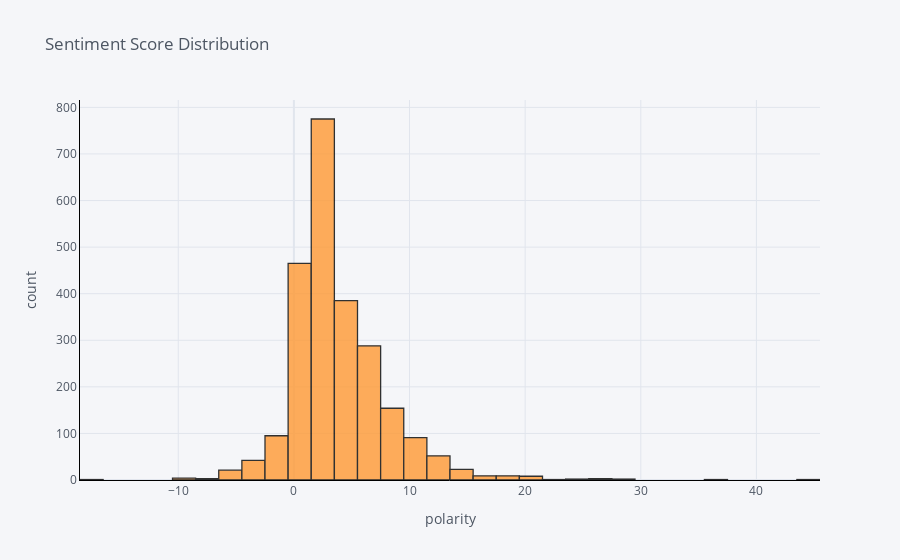

Notebook source saved alongside this figure:
### Code cell


### Figure 1 — Plotly figure (JSON) as saved in the notebook; plotly's stock layout.template omitted (floating-point values rounded to 4 significant figures; data arrays with more than 128 entries replaced by an {"elided": "..."} marker saying what was removed)
{"data": [{"histfunc": "count", "histnorm": "", "marker": {"color": "rgba(255, 153, 51, 1.0)", "line": {"color": "#000000", "width": 1.3}}, "name": "scores", "nbinsx": 50, "opacity": 0.8, "orientation": "v", "type": "histogram", "x": {"elided": "2435 int values"}}], "layout": {"barmode": "overlay", "legend": {"bgcolor": "#F5F6F9", "font": {"color": "#4D5663"}}, "paper_bgcolor": "#F5F6F9", "plot_bgcolor": "#F5F6F9", "title": {"font": {"color": "#4D5663"}, "text": "Sentiment Score Distribution"}, "xaxis": {"gridcolor": "#E1E5ED", "linecolor": "black", "showgrid": true, "tickfont": {"color": "#4D5663"}, "title": {"font": {"color": "#4D5663"}, "text": "polarity"}, "zerolinecolor": "#E1E5ED"}, "yaxis": {"gridcolor": "#E1E5ED", "linecolor": "black", "showgrid": true, "tickfont": {"color": "#4D5663"}, "title": {"font": {"color": "#4D5663"}, "text": "count"}, "zerolinecolor": "#E1E5ED"}}}
